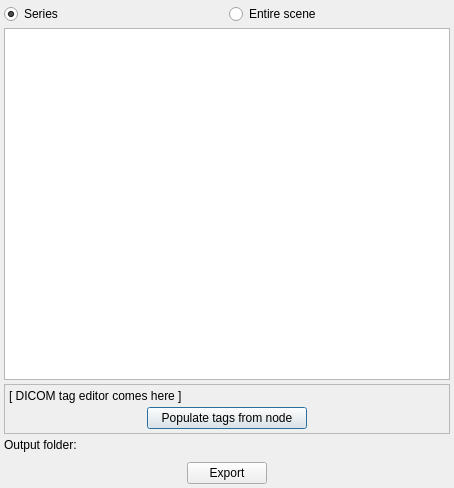
<?xml version="1.0" encoding="UTF-8"?>
<ui version="4.0">
 <class>qSlicerDICOMExportDialog</class>
 <widget class="QDialog" name="qSlicerDICOMExportDialog">
  <property name="geometry">
   <rect>
    <x>0</x>
    <y>0</y>
    <width>454</width>
    <height>488</height>
   </rect>
  </property>
  <property name="windowTitle">
   <string>DICOM Export</string>
  </property>
  <layout class="QVBoxLayout" name="verticalLayout">
   <property name="spacing">
    <number>4</number>
   </property>
   <property name="margin">
    <number>4</number>
   </property>
   <item>
    <layout class="QHBoxLayout" name="horizontalLayout">
     <property name="spacing">
      <number>4</number>
     </property>
     <item>
      <widget class="QRadioButton" name="radioButton_Series">
       <property name="text">
        <string>Series</string>
       </property>
       <property name="checked">
        <bool>true</bool>
       </property>
      </widget>
     </item>
     <item>
      <widget class="QRadioButton" name="radioButton_EntireScene">
       <property name="text">
        <string>Entire scene</string>
       </property>
      </widget>
     </item>
    </layout>
   </item>
   <item>
    <widget class="qMRMLSubjectHierarchyTreeView" name="SubjectHierarchyTreeView"/>
   </item>
   <item>
    <widget class="QFrame" name="frame_TagEditor">
     <property name="frameShape">
      <enum>QFrame::StyledPanel</enum>
     </property>
     <property name="frameShadow">
      <enum>QFrame::Raised</enum>
     </property>
     <layout class="QGridLayout" name="gridLayout">
      <property name="margin">
       <number>4</number>
      </property>
      <property name="spacing">
       <number>4</number>
      </property>
      <item row="0" column="0">
       <widget class="QLabel" name="label_2">
        <property name="text">
         <string>[ DICOM tag editor comes here ]</string>
        </property>
       </widget>
      </item>
      <item row="1" column="0">
       <layout class="QHBoxLayout" name="horizontalLayout_2">
        <property name="spacing">
         <number>4</number>
        </property>
        <item>
         <spacer name="horizontalSpacer_4">
          <property name="orientation">
           <enum>Qt::Horizontal</enum>
          </property>
          <property name="sizeHint" stdset="0">
           <size>
            <width>40</width>
            <height>20</height>
           </size>
          </property>
         </spacer>
        </item>
        <item>
         <widget class="QPushButton" name="pushButton_PopulateFromNode">
          <property name="minimumSize">
           <size>
            <width>160</width>
            <height>0</height>
           </size>
          </property>
          <property name="maximumSize">
           <size>
            <width>84</width>
            <height>16777215</height>
           </size>
          </property>
          <property name="text">
           <string>Populate tags from node</string>
          </property>
         </widget>
        </item>
        <item>
         <spacer name="horizontalSpacer_3">
          <property name="orientation">
           <enum>Qt::Horizontal</enum>
          </property>
          <property name="sizeHint" stdset="0">
           <size>
            <width>40</width>
            <height>20</height>
           </size>
          </property>
         </spacer>
        </item>
       </layout>
      </item>
     </layout>
    </widget>
   </item>
   <item>
    <layout class="QHBoxLayout" name="horizontalLayout_3">
     <item>
      <widget class="QLabel" name="label">
       <property name="text">
        <string>Output folder:</string>
       </property>
      </widget>
     </item>
     <item>
      <widget class="ctkDirectoryButton" name="DirectoryButton_OutputFolder">
       <property name="sizePolicy">
        <sizepolicy hsizetype="Expanding" vsizetype="Fixed">
         <horstretch>0</horstretch>
         <verstretch>0</verstretch>
        </sizepolicy>
       </property>
      </widget>
     </item>
    </layout>
   </item>
   <item>
    <spacer name="verticalSpacer">
     <property name="orientation">
      <enum>Qt::Vertical</enum>
     </property>
     <property name="sizeType">
      <enum>QSizePolicy::Fixed</enum>
     </property>
     <property name="sizeHint" stdset="0">
      <size>
       <width>20</width>
       <height>6</height>
      </size>
     </property>
    </spacer>
   </item>
   <item>
    <layout class="QHBoxLayout" name="horizontalLayout_4">
     <item>
      <spacer name="horizontalSpacer_2">
       <property name="orientation">
        <enum>Qt::Horizontal</enum>
       </property>
       <property name="sizeHint" stdset="0">
        <size>
         <width>40</width>
         <height>20</height>
        </size>
       </property>
      </spacer>
     </item>
     <item>
      <widget class="QPushButton" name="pushButton">
       <property name="text">
        <string>Export</string>
       </property>
      </widget>
     </item>
     <item>
      <spacer name="horizontalSpacer">
       <property name="orientation">
        <enum>Qt::Horizontal</enum>
       </property>
       <property name="sizeHint" stdset="0">
        <size>
         <width>40</width>
         <height>20</height>
        </size>
       </property>
      </spacer>
     </item>
    </layout>
   </item>
  </layout>
 </widget>
 <customwidgets>
  <customwidget>
   <class>qMRMLTreeView</class>
   <extends>QTreeView</extends>
   <header>qMRMLTreeView.h</header>
  </customwidget>
  <customwidget>
   <class>qMRMLSubjectHierarchyTreeView</class>
   <extends>qMRMLTreeView</extends>
   <header>qMRMLSubjectHierarchyTreeView.h</header>
  </customwidget>
  <customwidget>
   <class>ctkDirectoryButton</class>
   <extends>QWidget</extends>
   <header>ctkDirectoryButton.h</header>
  </customwidget>
 </customwidgets>
 <resources/>
 <connections/>
</ui>
